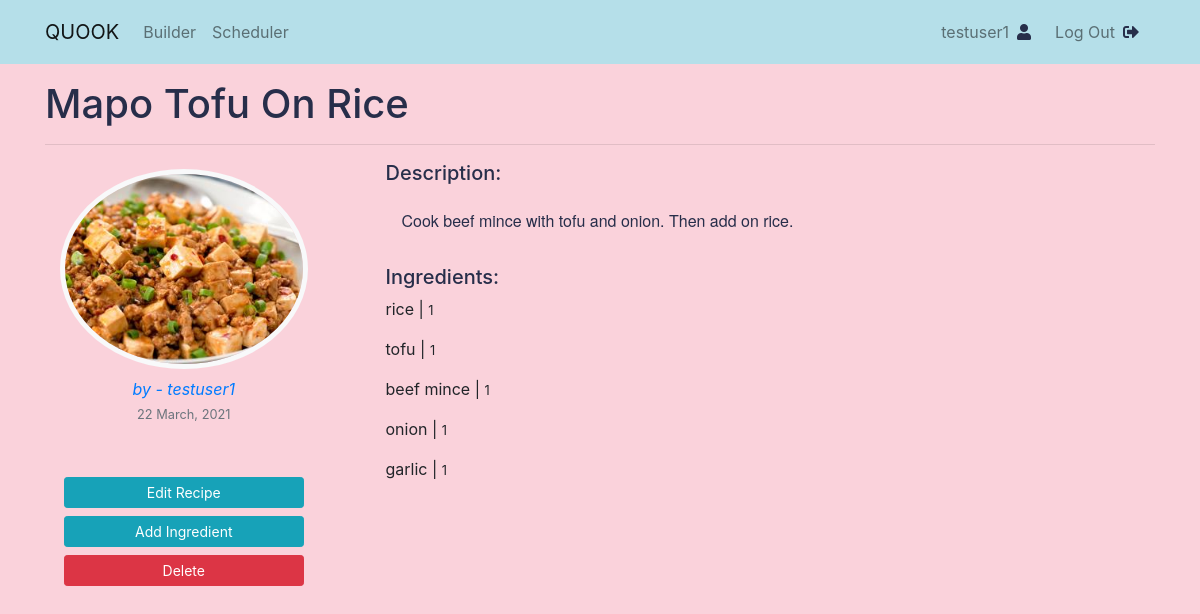
Page /recipe/mapo-tofu-on-rice/ (signed in) on the earlier database version.
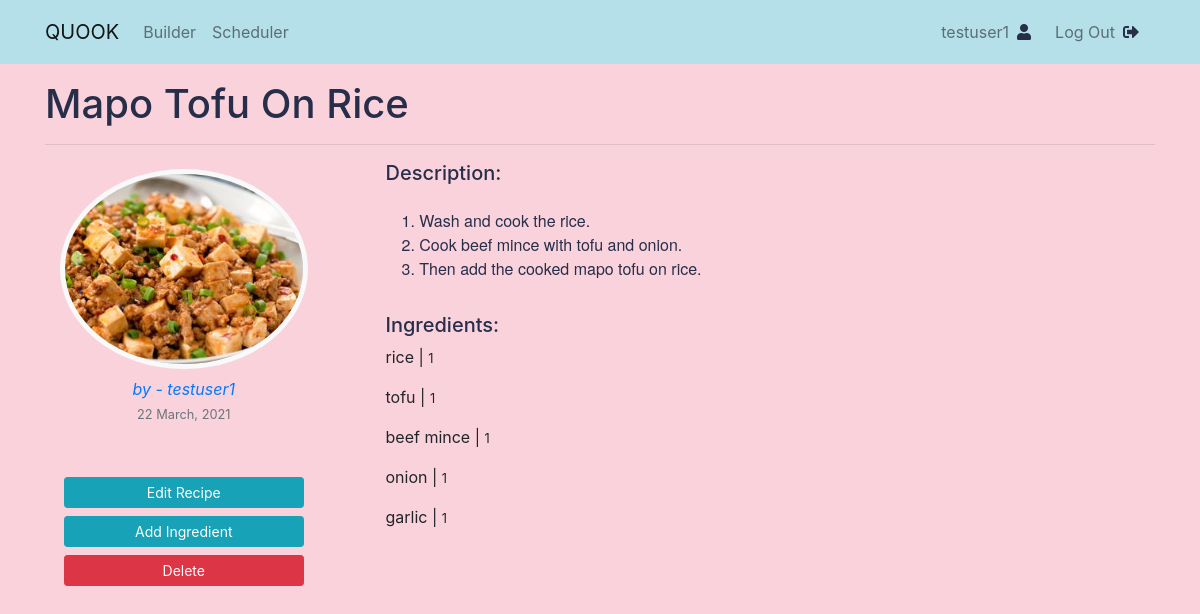
Same page on the later database version.
### recipe/models.py (models this page shows, shortened)
class Recipe(models.Model):
    alphanumeric = RegexValidator(
        r'[a-zA-Z][a-zA-Z ]+', 'Only alphabet characters and spaces are allowed.')
    title = models.CharField(max_length=30, null=True,
                             validators=[alphanumeric])
    description = models.TextField(max_length=200, null=True, blank=True)
    date_posted = models.DateTimeField(default=timezone.now)
    author = models.ForeignKey(User, on_delete=models.CASCADE, null=True)
    image = models.ImageField(
        default='default-recipe.jpg', upload_to='recipe_pics')
    slug = models.SlugField(null=False, unique=True)
    ingredients = models.ManyToManyField(
        'Ingredient', through='IngredientAmount', related_name='recipes')

### recipe/views.py (the view)
@login_required
def recipeDetail(request, slug):
    recipe = get_object_or_404(Recipe, slug=slug)
    related_ingredients = IngredientAmount.objects.filter(
        recipe__slug=slug)
    return render(request, 'recipe/recipe_detail.html', {'recipe': recipe, 'related_ingredients': related_ingredients})

### recipe/models.py (called while the page is built)
    def __str__(self):
        return self.name

### recipe/templates/recipe/recipe_detail.html
{% extends "recipe/base.html" %}
{% block content %}
    <h1>{{ recipe.title|title }}</h1>
    <hr>
    <article class="media content-section">
        <div class="col-3">
            <div class="media-content">
                <img class="rounded-circle border border-5 border-light img-fluid recipe-img my-2" src="{{ recipe.image.url }}">
                <div class="text-center">
                    <a class="link-unstyled font-italic" href="{% url 'recipe:user_recipes' recipe.author.username %}">by - {{ recipe.author }}</a>
                    <br>
                    <small class="text-muted">{{ recipe.date_posted|date:"d F, Y" }}</small>
                </div>
            </div>
            <div class="media-content">
                {% if recipe.author == user %}
                    <div class="text-center d-flex flex-column mt-5">
                        <a class="btn btn-info btn-sm my-1 mx-1" href="{% url 'recipe:recipe_edit' slug=recipe.slug %}">Edit Recipe</a>
                        <a class="btn btn-info btn-sm my-1 mx-1" href="{% url 'recipe:ingredient_edit' slug=recipe.slug %}">Add Ingredient</a>
                        <a class="btn btn-danger btn-sm my-1 mx-1" href="{% url 'recipe:recipe_delete' slug=recipe.slug %}">Delete</a>
                    </div>
                {% endif %}
            </div>
        </div>
        <div class="media-body mx-5 col-9">
            <div class="article-metadata">
                <h5>Description:</h5>
                <pre class="article-content p-3">{{ recipe.description }}</pre>
            </div>
            <h5> Ingredients:</h5>
            {% for ingredient_detail in related_ingredients %}
            <p class="article-content">{{ ingredient_detail.ingredient }} | <small>{{ ingredient_detail.amount }}</small></p>
            {% endfor %}
        </div>
    </article>
{% endblock content %}

Differences in the rows shown:
changed Recipe "Mapo Tofu On Rice": description "Cook beef mince with tofu and onion. Then add on rice." → "1. Wash and cook the rice. 2. Cook beef mince with tofu and onion. 3. Then add the cooked mapo tofu on rice."
